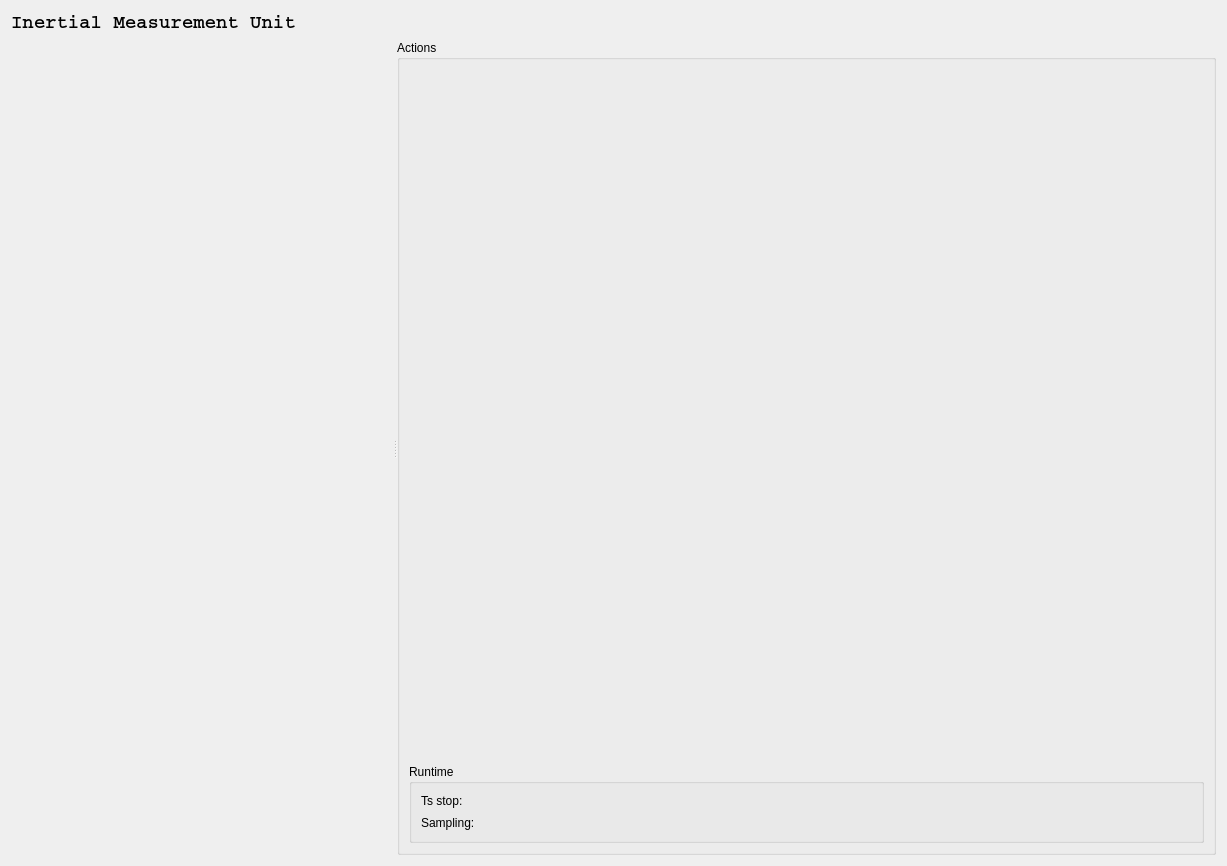
<?xml version="1.0" encoding="UTF-8"?>
<ui version="4.0">
 <class>qtIMU</class>
 <widget class="QWidget" name="qtIMU">
  <property name="geometry">
   <rect>
    <x>0</x>
    <y>0</y>
    <width>1227</width>
    <height>866</height>
   </rect>
  </property>
  <property name="windowTitle">
   <string>Form</string>
  </property>
  <layout class="QVBoxLayout" name="verticalLayout" stretch="0,3">
   <item>
    <widget class="QLabel" name="label_7">
     <property name="font">
      <font>
       <family>Courier</family>
       <pointsize>14</pointsize>
       <weight>75</weight>
       <italic>false</italic>
       <bold>true</bold>
       <underline>false</underline>
       <strikeout>false</strikeout>
      </font>
     </property>
     <property name="text">
      <string>Inertial Measurement Unit</string>
     </property>
    </widget>
   </item>
   <item>
    <widget class="QSplitter" name="splitter">
     <property name="orientation">
      <enum>Qt::Horizontal</enum>
     </property>
     <widget class="QWidget" name="qtPlotWidget" native="true"/>
     <widget class="QGroupBox" name="groupBox_4">
      <property name="title">
       <string>Actions</string>
      </property>
      <layout class="QVBoxLayout" name="verticalLayout_2">
       <item>
        <spacer name="verticalSpacer">
         <property name="orientation">
          <enum>Qt::Vertical</enum>
         </property>
         <property name="sizeHint" stdset="0">
          <size>
           <width>20</width>
           <height>426</height>
          </size>
         </property>
        </spacer>
       </item>
       <item>
        <widget class="QGroupBox" name="groupBox_5">
         <property name="title">
          <string>Runtime</string>
         </property>
         <layout class="QGridLayout" name="gridLayout_4">
          <item row="0" column="0">
           <widget class="QLabel" name="label_5">
            <property name="text">
             <string>Ts stop:</string>
            </property>
           </widget>
          </item>
          <item row="1" column="1">
           <widget class="QLineEdit" name="qtTsSamplingTime">
            <property name="styleSheet">
             <string notr="true">border: none;
background-color: rgba(0,0,0,0);</string>
            </property>
            <property name="readOnly">
             <bool>true</bool>
            </property>
           </widget>
          </item>
          <item row="0" column="1">
           <widget class="QLineEdit" name="qtTsStop">
            <property name="styleSheet">
             <string notr="true">border: none;
background-color: rgba(0,0,0,0);</string>
            </property>
            <property name="readOnly">
             <bool>true</bool>
            </property>
           </widget>
          </item>
          <item row="1" column="0">
           <widget class="QLabel" name="label_9">
            <property name="text">
             <string>Sampling:</string>
            </property>
           </widget>
          </item>
         </layout>
        </widget>
       </item>
      </layout>
     </widget>
    </widget>
   </item>
  </layout>
 </widget>
 <resources/>
 <connections/>
</ui>
